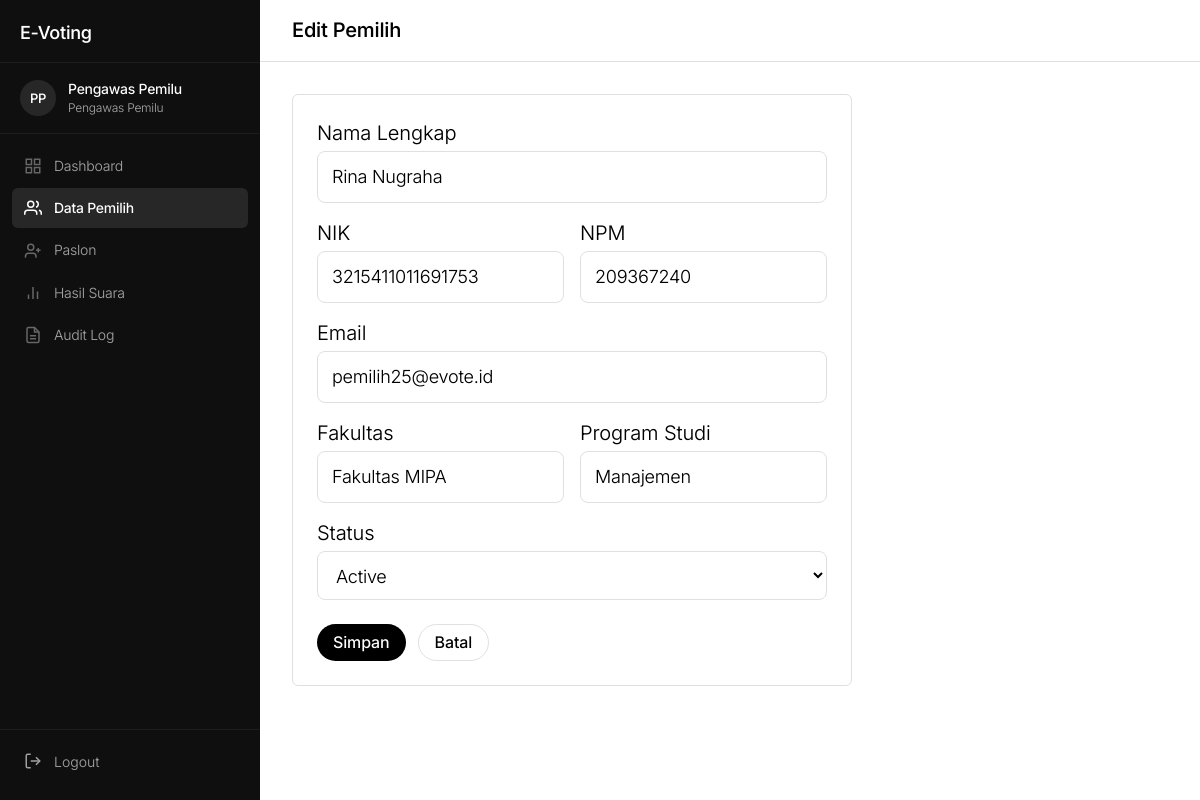
The page /voters/233/update/ (signed in) on the database its author committed.
### apps/authentication/models.py (models this page shows)
class User(AbstractUser):
    class Role(models.TextChoices):
        PEMILIH = "pemilih", "Pemilih"
        PASLON = "paslon", "Paslon"
        PENGAWAS = "pengawas", "Pengawas Pemilu"
    role = models.CharField(
        max_length=10,
        choices=Role.choices,
        default=Role.PEMILIH,
    )
    class Meta:
        db_table = "auth_user"

### apps/voters/models.py (models this page shows)
class Voter(models.Model):
    class Status(models.TextChoices):
        ACTIVE = "active", "Active"
        INACTIVE = "inactive", "Inactive"
    user = models.OneToOneField(
        settings.AUTH_USER_MODEL,
        on_delete=models.CASCADE,
        related_name="voter_profile",
        null=True,
        blank=True,
    )
    nik = models.CharField(max_length=16, unique=True)
    npm = models.CharField(max_length=15, unique=True)
    email = models.EmailField(unique=True)
    full_name = models.CharField(max_length=150)
    faculty = models.CharField(max_length=100)
    study_program = models.CharField(max_length=100)
    status = models.CharField(
        max_length=10,
        choices=Status.choices,
        default=Status.ACTIVE,
    )
    has_voted = models.BooleanField(default=False)
    created_at = models.DateTimeField(auto_now_add=True)
    updated_at = models.DateTimeField(auto_now=True)
    class Meta:
        db_table = "voters_voter"

### apps/voters/views.py (the view, shortened to what this page needs)
# urls.py: path("<int:pk>/update/", views.VoterUpdateView.as_view(), name="update"),
class VoterUpdateView(LoginRequiredMixin, UpdateView):
    model = Voter
    form_class = VoterForm
    template_name = "voters/voter_form.html"
    success_url = reverse_lazy("voters:list")

### apps/voters/forms.py (shortened to what this page needs)
class VoterForm(forms.ModelForm):
    class Meta:
        model = Voter
        fields = ["nik", "npm", "email", "full_name", "faculty", "study_program", "status"]
        widgets = {
            "nik": forms.TextInput(attrs={"placeholder": "16 digit NIK"}),
            "npm": forms.TextInput(attrs={"placeholder": "NPM"}),
            "email": forms.EmailInput(attrs={"placeholder": "email@example.com"}),
            "full_name": forms.TextInput(attrs={"placeholder": "Nama lengkap"}),
            "faculty": forms.TextInput(attrs={"placeholder": "Fakultas"}),
            "study_program": forms.TextInput(attrs={"placeholder": "Program studi"}),
            "status": forms.Select(),
        }

### apps/voters/templates/voters/voter_form.html (shortened to what this page needs)
{% extends "base.html" %}
{% block page_title %}{% if form.instance.pk %}Edit Pemilih{% else %}Tambah Pemilih{% endif %}{% endblock %}
{% block nav_voters %}active{% endblock %}
{% block content %}
<div style="max-width:560px;">
    <div class="card">
        <form method="post" novalidate>
            <div class="form-group">
                <label for="id_full_name" class="form-label">Nama Lengkap</label>
                <input type="text" name="full_name" id="id_full_name"
                       class="form-input {% if form.full_name.errors %}is-invalid{% endif %}"
                       value="{{ form.full_name.value|default:'' }}" required>
            </div>
            <div class="form-row">
                <div class="form-group">
                    <label for="id_nik" class="form-label">NIK</label>
                    <input type="text" name="nik" id="id_nik" maxlength="16"
                           class="form-input {% if form.nik.errors %}is-invalid{% endif %}"
                           value="{{ form.nik.value|default:'' }}" placeholder="16 digit NIK" required>
                </div>
                <div class="form-group">
                    <label for="id_npm" class="form-label">NPM</label>
                    <input type="text" name="npm" id="id_npm" maxlength="15"
                           class="form-input {% if form.npm.errors %}is-invalid{% endif %}"
                           value="{{ form.npm.value|default:'' }}" placeholder="NPM" required>
                </div>
            </div>
            <div class="form-group">
                <label for="id_email" class="form-label">Email</label>
                <input type="email" name="email" id="id_email"
                       class="form-input {% if form.email.errors %}is-invalid{% endif %}"
                       value="{{ form.email.value|default:'' }}" required>
            </div>
            <div class="form-row">
                <div class="form-group">
                    <label for="id_faculty" class="form-label">Fakultas</label>
                    <input type="text" name="faculty" id="id_faculty"
                           class="form-input"
                           value="{{ form.faculty.value|default:'' }}" required>
                </div>
                <div class="form-group">
                    <label for="id_study_program" class="form-label">Program Studi</label>
                    <input type="text" name="study_program" id="id_study_program"
                           class="form-input"
                           value="{{ form.study_program.value|default:'' }}" required>
                </div>
            </div>
            <div class="form-group">
                <label for="id_status" class="form-label">Status</label>
                <select name="status" id="id_status" class="form-select">
                    {% for value, label in form.fields.status.choices %}
                        <option value="{{ value }}" {% if form.status.value == value %}selected{% endif %}>
                            {{ label }}
                        </option>
                    {% endfor %}
                </select>
            </div>
            <div style="display:flex; gap:var(--spacing-sm); margin-top:var(--spacing-lg);">
                <button type="submit" class="btn btn-primary btn-sm">Simpan</button>
                <a href="{% url 'voters:list' %}" class="btn btn-secondary btn-sm">Batal</a>
            </div>
        </form>
    </div>
</div>
{% endblock %}

### templates/base.html (shortened to what this page needs)
{% load static %}<!DOCTYPE html>
<html lang="en">
<head>
    <link rel="stylesheet" href="{% static 'css/base.css' %}">
</head>
<body class="{% if user.is_authenticated %}layout-app{% else %}layout-auth{% endif %}">
{% if user.is_authenticated %}
    <aside class="sidebar" id="sidebar">
        <div class="sidebar__header">
            <a class="sidebar__brand" href="/">E-Voting</a>
        </div>
        <div class="sidebar__user">
            <div class="sidebar__avatar">{{ user.first_name.0 }}{{ user.last_name.0 }}</div>
            <div class="sidebar__user-info">
                <span class="sidebar__user-name">{{ user.first_name }} {{ user.last_name }}</span>
                <span class="sidebar__user-role">{{ user.get_role_display }}</span>
            </div>
        </div>
        <nav class="sidebar__nav">
            {% if user.role == "pengawas" %}
            <a href="/dashboard/" class="sidebar__link {% block nav_dashboard %}{% endblock %}">
                <svg width="18" height="18" viewBox="0 0 24 24" fill="none" stroke="currentColor" stroke-width="2"><rect x="3" y="3" width="7" height="7"/><rect x="14" y="3" width="7" height="7"/><rect x="3" y="14" width="7" height="7"/><rect x="14" y="14" width="7" height="7"/></svg>
                Dashboard
            </a>
            <a href="/voters/" class="sidebar__link {% block nav_voters %}{% endblock %}">
                <svg width="18" height="18" viewBox="0 0 24 24" fill="none" stroke="currentColor" stroke-width="2"><path d="M17 21v-2a4 4 0 0 0-4-4H5a4 4 0 0 0-4 4v2"/><circle cx="9" cy="7" r="4"/><path d="M23 21v-2a4 4 0 0 0-3-3.87"/><path d="M16 3.13a4 4 0 0 1 0 7.75"/></svg>
                Data Pemilih
            </a>
            {% endif %}
            <a href="/candidates/" class="sidebar__link {% block nav_candidates %}{% endblock %}">
                <svg width="18" height="18" viewBox="0 0 24 24" fill="none" stroke="currentColor" stroke-width="2"><path d="M16 21v-2a4 4 0 0 0-4-4H6a4 4 0 0 0-4 4v2"/><circle cx="9" cy="7" r="4"/><line x1="19" y1="8" x2="19" y2="14"/><line x1="22" y1="11" x2="16" y2="11"/></svg>
                Paslon
            </a>
            <a href="/voting/results/" class="sidebar__link {% block nav_results %}{% endblock %}">
                <svg width="18" height="18" viewBox="0 0 24 24" fill="none" stroke="currentColor" stroke-width="2"><path d="M18 20V10"/><path d="M12 20V4"/><path d="M6 20v-6"/></svg>
                Hasil Suara
            </a>
            {% if user.role == "pengawas" %}
            <a href="/dashboard/audit-log/" class="sidebar__link {% block nav_audit %}{% endblock %}">
                <svg width="18" height="18" viewBox="0 0 24 24" fill="none" stroke="currentColor" stroke-width="2"><path d="M14 2H6a2 2 0 0 0-2 2v16a2 2 0 0 0 2 2h12a2 2 0 0 0 2-2V8z"/><polyline points="14 2 14 8 20 8"/><line x1="16" y1="13" x2="8" y2="13"/><line x1="16" y1="17" x2="8" y2="17"/></svg>
                Audit Log
            </a>
            {% endif %}
        </nav>
        <div class="sidebar__footer">
            <form method="post" action="{% url 'authentication:logout' %}">
                <button type="submit" class="sidebar__logout">
                    <svg width="18" height="18" viewBox="0 0 24 24" fill="none" stroke="currentColor" stroke-width="2"><path d="M9 21H5a2 2 0 0 1-2-2V5a2 2 0 0 1 2-2h4"/><polyline points="16 17 21 12 16 7"/><line x1="21" y1="12" x2="9" y2="12"/></svg>
                    Logout
                </button>
            </form>
        </div>
    </aside>
    <main class="main-content">
        <header class="main-header">
            <h1 class="main-header__title">{% block page_title %}{% endblock %}</h1>
        </header>
        <div class="main-body">
            {% block content %}{% endblock %}
        </div>
    </main>
{% endif %}
</body>
</html>

### rows shown on the page
Voter: full_name "Rina Nugraha", nik "3215411011691753", npm "209367240", email "pemilih25@evote.id", faculty "Fakultas MIPA", study_program "Manajemen", status "Active"

### other values the page prints
{{ user.first_name.0 }} "P"
{{ user.last_name.0 }} "P"
{{ user.first_name }} "Pengawas"
{{ user.last_name }} "Pemilu"
{{ user.get_role_display }} "Pengawas Pemilu"
